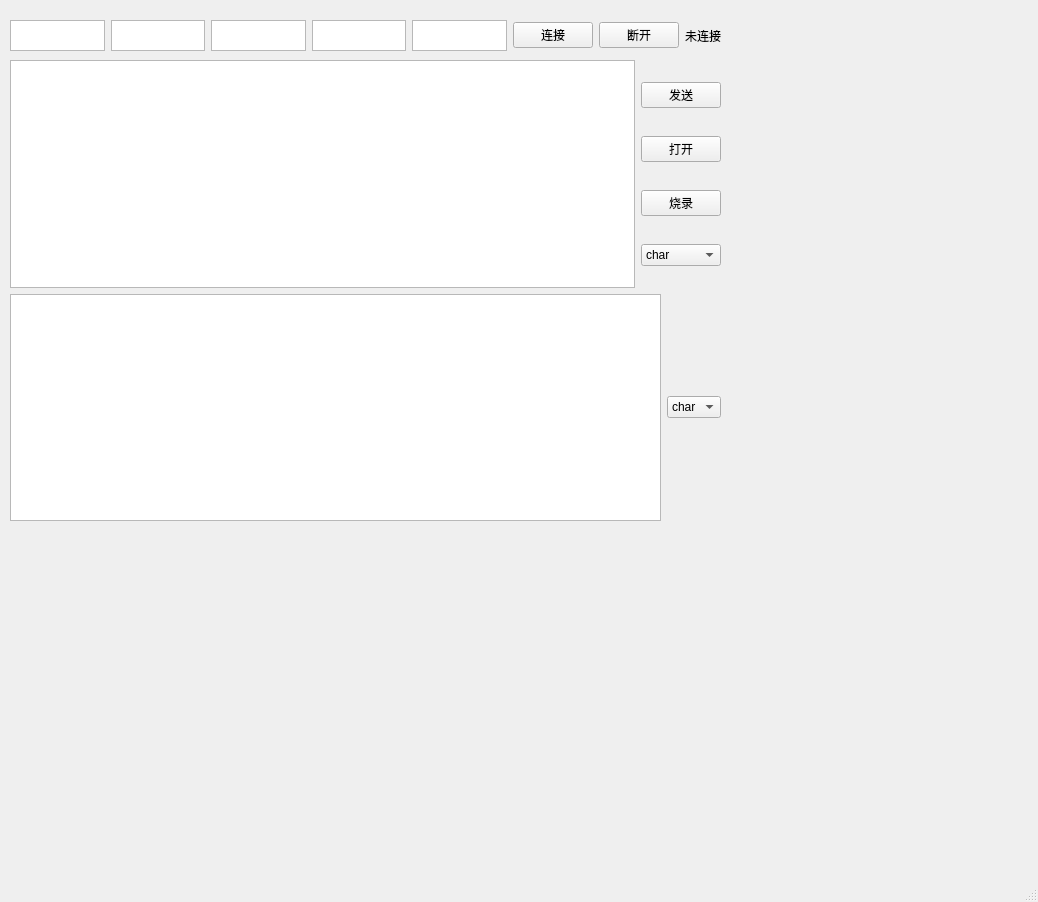
<?xml version="1.0" encoding="UTF-8"?>
<ui version="4.0">
 <class>MainWindow</class>
 <widget class="QMainWindow" name="MainWindow">
  <property name="geometry">
   <rect>
    <x>0</x>
    <y>0</y>
    <width>1038</width>
    <height>902</height>
   </rect>
  </property>
  <property name="windowTitle">
   <string>MainWindow</string>
  </property>
  <widget class="QWidget" name="centralwidget">
   <widget class="QWidget" name="horizontalLayoutWidget">
    <property name="geometry">
     <rect>
      <x>10</x>
      <y>20</y>
      <width>711</width>
      <height>31</height>
     </rect>
    </property>
    <layout class="QHBoxLayout" name="horizontalLayout">
     <item>
      <widget class="QTextEdit" name="textEdit_ip0">
       <property name="sizePolicy">
        <sizepolicy hsizetype="Expanding" vsizetype="Expanding">
         <horstretch>0</horstretch>
         <verstretch>0</verstretch>
        </sizepolicy>
       </property>
       <property name="minimumSize">
        <size>
         <width>0</width>
         <height>0</height>
        </size>
       </property>
      </widget>
     </item>
     <item>
      <widget class="QTextEdit" name="textEdit_ip1"/>
     </item>
     <item>
      <widget class="QTextEdit" name="textEdit_ip2"/>
     </item>
     <item>
      <widget class="QTextEdit" name="textEdit_ip3"/>
     </item>
     <item>
      <widget class="QTextEdit" name="textEdit_port"/>
     </item>
     <item>
      <widget class="QPushButton" name="pushButton_socket_connect">
       <property name="text">
        <string>连接</string>
       </property>
      </widget>
     </item>
     <item>
      <widget class="QPushButton" name="pushButton_socket_disconnect">
       <property name="text">
        <string>断开</string>
       </property>
      </widget>
     </item>
     <item>
      <widget class="QLabel" name="label_connect_status">
       <property name="text">
        <string>未连接</string>
       </property>
      </widget>
     </item>
    </layout>
   </widget>
   <widget class="QWidget" name="verticalLayoutWidget">
    <property name="geometry">
     <rect>
      <x>10</x>
      <y>60</y>
      <width>711</width>
      <height>461</height>
     </rect>
    </property>
    <layout class="QVBoxLayout" name="verticalLayout">
     <item>
      <layout class="QHBoxLayout" name="horizontalLayout_2">
       <item>
        <widget class="QTextEdit" name="textEdit_socket_input"/>
       </item>
       <item>
        <layout class="QVBoxLayout" name="verticalLayout_3">
         <item>
          <widget class="QPushButton" name="pushButton_socket_send">
           <property name="text">
            <string>发送</string>
           </property>
          </widget>
         </item>
         <item>
          <widget class="QPushButton" name="pushButton_open_bin">
           <property name="text">
            <string>打开</string>
           </property>
          </widget>
         </item>
         <item>
          <widget class="QPushButton" name="pushButton_flash">
           <property name="text">
            <string>烧录</string>
           </property>
          </widget>
         </item>
         <item>
          <widget class="QComboBox" name="comboBox_send_format">
           <item>
            <property name="text">
             <string>char</string>
            </property>
           </item>
           <item>
            <property name="text">
             <string>hex</string>
            </property>
           </item>
          </widget>
         </item>
        </layout>
       </item>
      </layout>
     </item>
     <item>
      <layout class="QHBoxLayout" name="horizontalLayout_3">
       <item>
        <widget class="QTextBrowser" name="textBrowser_recv_display"/>
       </item>
       <item>
        <widget class="QComboBox" name="comboBox_display_format">
         <item>
          <property name="text">
           <string>char</string>
          </property>
         </item>
         <item>
          <property name="text">
           <string>hex</string>
          </property>
         </item>
        </widget>
       </item>
      </layout>
     </item>
    </layout>
   </widget>
  </widget>
  <widget class="QMenuBar" name="menubar">
   <property name="geometry">
    <rect>
     <x>0</x>
     <y>0</y>
     <width>1038</width>
     <height>25</height>
    </rect>
   </property>
  </widget>
  <widget class="QStatusBar" name="statusbar"/>
 </widget>
 <resources/>
 <connections/>
</ui>
